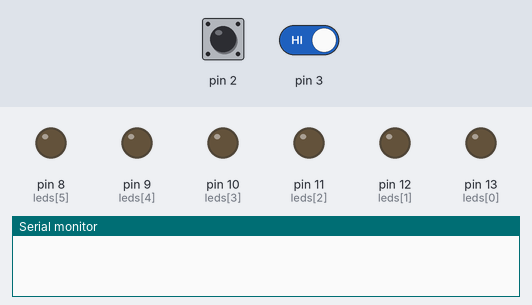
The sketch below on a simulated Arduino Uno, built with avr-gcc and run on an emulated ATmega328P. On the bench: output pins drawn as LEDs (lit = HIGH), the last lines printed to the serial monitor. The test bench sets the inputs (shaded band); at power-on: pin 2 LOW, pin 3 HIGH.

Above: at 1.2 s.
1.3 s: pin 2 driven HIGH
2.8 s: pin 3 driven LOW
4.3 s: pin 2 pulsed LOW 5 times (0.12 s each, 0.3 s apart)
At 5.03 s:
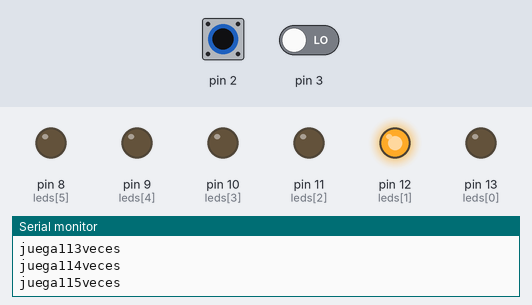
At 5.64 s:
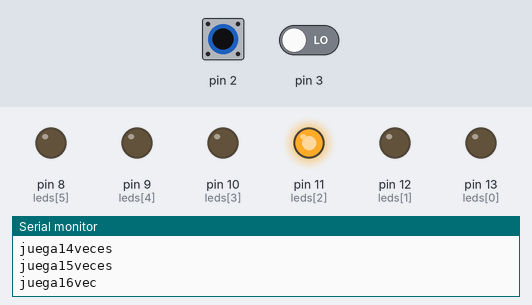
7.4 s: pin 3 driven HIGH
Timing chart, 0 to 9.9 s (numbered marks = the images above; inputs shaded):
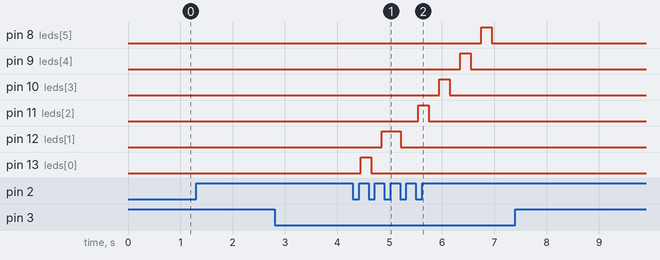

The sketch:

PillajoGustavo_DEBER_4.2_SE.ino
```cpp
/* DEBER 4.2
 *  TEMA: INTERRUPCIONES
 * NOMBRE: GUSTAVO PILLAJO
 *
 * La modificacion que se realizo es en la interrupcion de activacion se cambio de low por rising
 * ya que si se lo dejaba en low a penas se iniciaba el sistema ya aparecia el mensaje y no podiamos
 * iniciar el juego, ahora el funcionamiento es: iniciamos proeus en el visula terminal aparece la
 * la pantalla negra mientras no presionemos el boton de de inicio de juego y ahi recien empezara
 * y podremos elegir el numero de veces.
 */
 const int leds[]={13,12,11,10,9,8};
 int on=0;
 int cont;
 int i;
 int j=0;
void setup() {
  for(i=0;i<6;i++){
    pinMode(leds[i],OUTPUT);
    }
    i=0;
    Serial.begin(9600);          //ativacion de serial
    attachInterrupt(0,activacion,RISING);          //pin con que comienza
    attachInterrupt(1,contador,LOW);
}

void loop() {
  if(on==2){
    for(;i<cont;i++){
      for(j=0;j<6;j++){
        digitalWrite(leds[j],HIGH);
        delay(200);
        digitalWrite(leds[j],LOW);
        delay(200);
        }
      }
    }
}
void activacion(){
  switch(on){
    case 0:
    Serial.println("inicio del sistema");
    Serial.println("ingrese el numero de veces a jugar");
       on++;
    break;
    case 1:
        Serial.println("inicio de juego");
    on++;
    break;
    case 2:
    Serial.println("fin de juego");
    cont=0;
    on=0;
    i=0;
    break;
    }
}
void contador(){
  if(on==1){
    cont++;
    Serial.println(String("juega")+String(cont)+String("veces"));
    }
  }
```

Measured:
- after the input at 4.3 s, pin 8 (leds[5]): LOW → HIGH after 2.4 s, → LOW 0.20 s later; pin 9 (leds[4]): LOW → HIGH after 2.0 s, → LOW 0.20 s later; pin 10 (leds[3]): LOW → HIGH after 1.6 s, → LOW 0.20 s later; pin 11 (leds[2]): LOW → HIGH after 1.2 s, → LOW 0.20 s later; pin 12 (leds[1]): LOW → HIGH after 0.55 s, → LOW 0.36 s later
